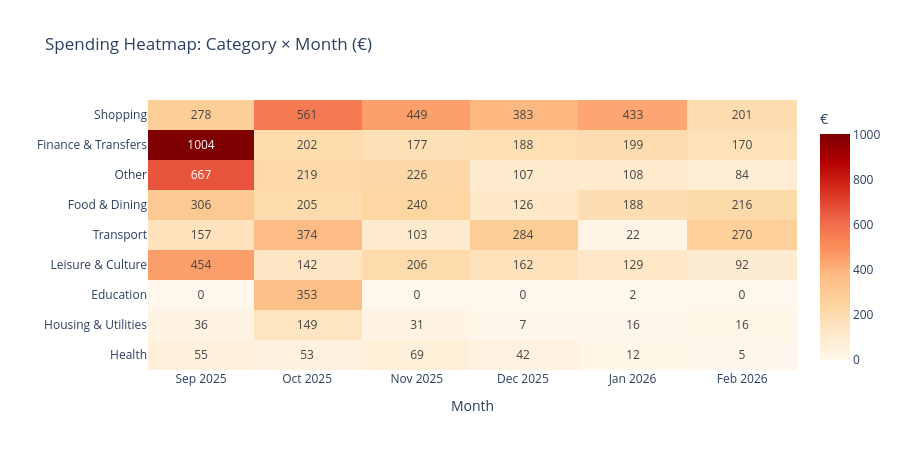

The cell this chart's notebook holds for it:
### Markdown cell above
## 7. Category Spending per Month — Heatmap

### Code cell
# Heatmap: category vs month
pivot = expenses.pivot_table(
    values="expense", index="category", columns="month_str", aggfunc="sum", fill_value=0
)
# Sort by total spend descending
pivot = pivot.loc[pivot.sum(axis=1).sort_values(ascending=False).index]
# Sort columns chronologically
pivot = pivot[sorted(pivot.columns)]

fig = px.imshow(
    pivot,
    text_auto=".0f",
    color_continuous_scale="OrRd",
    title="Spending Heatmap: Category × Month (€)",
    labels={"x": "Month", "y": "Category", "color": "€"},
    aspect="auto",
    height=450,
)
fig.update_layout(xaxis_title="Month", yaxis_title="")
fig.show()

### Figure 1 — Plotly figure (JSON) as saved in the notebook; plotly's stock layout.template omitted (floating-point values rounded to 4 significant figures)
{"data": [{"coloraxis": "coloraxis", "hovertemplate": "Month: %{x}<br>Category: %{y}<br>€: %{z}<extra></extra>", "name": "0", "texttemplate": "%{z:.0f}", "type": "heatmap", "x": ["2025-09", "2025-10", "2025-11", "2025-12", "2026-01", "2026-02"], "xaxis": "x", "y": ["Shopping", "Finance & Transfers", "Other", "Food & Dining", "Transport", "Leisure & Culture", "Education", "Housing & Utilities", "Health"], "yaxis": "y", "z": [[277.9, 561.0, 449.0, 383.4, 432.8, 201.2], [1004.0, 201.9, 176.5, 187.5, 199.2, 169.5], [667.0, 219.2, 226.0, 107.3, 108.4, 84.23], [306.3, 205.1, 240.2, 126.3, 188.2, 215.6], [157.1, 373.9, 103.0, 283.7, 22.3, 269.8], [454.0, 141.7, 206.4, 162.4, 128.6, 91.87], [0.0, 353.0, 0.0, 0.0, 2.0, 0.0], [35.64, 148.8, 31.0, 6.81, 15.5, 16.34], [55.1, 52.83, 68.92, 42.2, 12.36, 5.0]]}], "layout": {"coloraxis": {"colorbar": {"title": {"text": "€"}}, "colorscale": [[0, "rgb(255,247,236)"], [0.125, "rgb(254,232,200)"], [0.25, "rgb(253,212,158)"], [0.375, "rgb(253,187,132)"], [0.5, "rgb(252,141,89)"], [0.625, "rgb(239,101,72)"], [0.75, "rgb(215,48,31)"], [0.875, "rgb(179,0,0)"], [1, "rgb(127,0,0)"]]}, "height": 450, "title": {"text": "Spending Heatmap: Category × Month (€)"}, "xaxis": {"anchor": "y", "domain": [0, 1], "title": {"text": "Month"}}, "yaxis": {"anchor": "x", "autorange": "reversed", "domain": [0, 1], "title": {"text": ""}}}}
